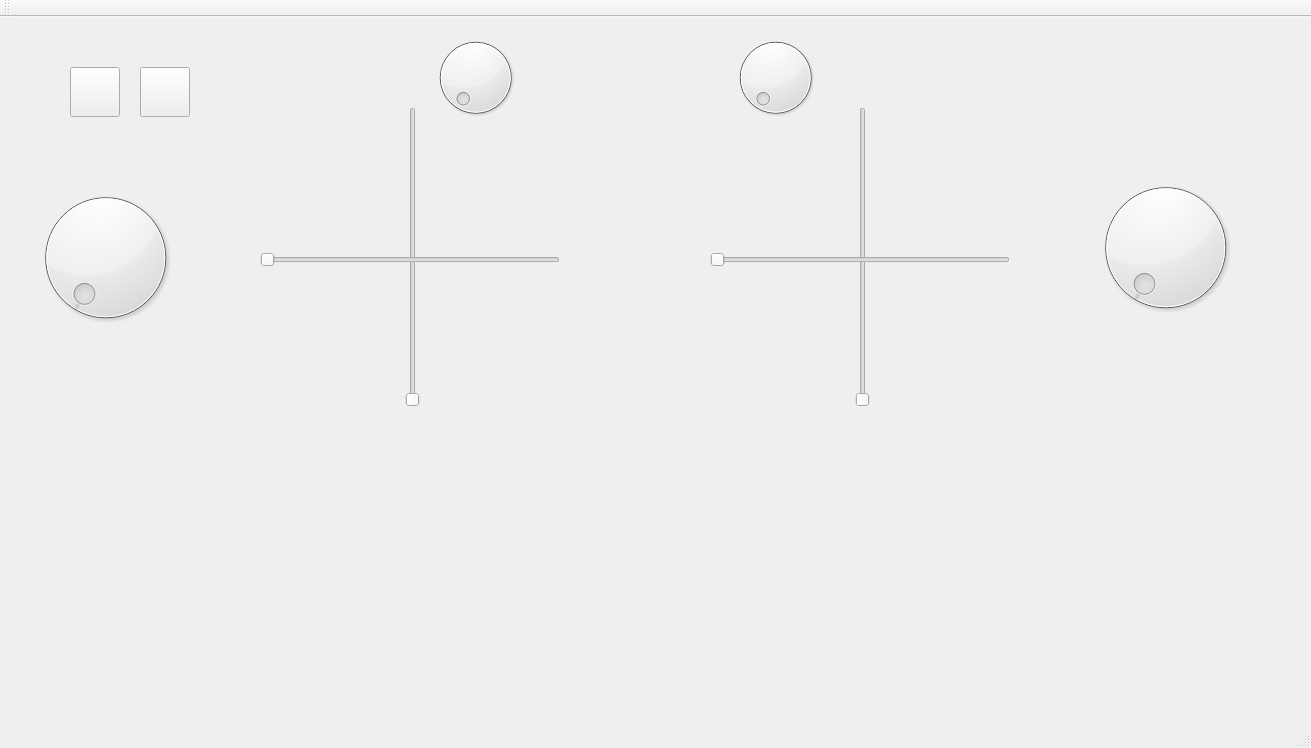
<?xml version="1.0" encoding="UTF-8"?>
<ui version="4.0">
 <class>MainWindow</class>
 <widget class="QMainWindow" name="MainWindow">
  <property name="geometry">
   <rect>
    <x>0</x>
    <y>0</y>
    <width>1311</width>
    <height>748</height>
   </rect>
  </property>
  <property name="windowTitle">
   <string>MainWindow</string>
  </property>
  <widget class="QWidget" name="centralWidget">
   <widget class="QSlider" name="leftYAxis">
    <property name="geometry">
     <rect>
      <x>400</x>
      <y>90</y>
      <width>26</width>
      <height>300</height>
     </rect>
    </property>
    <property name="orientation">
     <enum>Qt::Vertical</enum>
    </property>
   </widget>
   <widget class="QSlider" name="leftXAxis">
    <property name="geometry">
     <rect>
      <x>260</x>
      <y>230</y>
      <width>300</width>
      <height>26</height>
     </rect>
    </property>
    <property name="orientation">
     <enum>Qt::Horizontal</enum>
    </property>
   </widget>
   <widget class="QSlider" name="rightYAxis">
    <property name="geometry">
     <rect>
      <x>850</x>
      <y>90</y>
      <width>26</width>
      <height>300</height>
     </rect>
    </property>
    <property name="orientation">
     <enum>Qt::Vertical</enum>
    </property>
   </widget>
   <widget class="QSlider" name="rightXAxis">
    <property name="geometry">
     <rect>
      <x>710</x>
      <y>230</y>
      <width>300</width>
      <height>26</height>
     </rect>
    </property>
    <property name="orientation">
     <enum>Qt::Horizontal</enum>
    </property>
   </widget>
   <widget class="QDial" name="leftThrottle">
    <property name="geometry">
     <rect>
      <x>30</x>
      <y>160</y>
      <width>151</width>
      <height>161</height>
     </rect>
    </property>
   </widget>
   <widget class="QDial" name="rightThrottle">
    <property name="geometry">
     <rect>
      <x>1090</x>
      <y>150</y>
      <width>151</width>
      <height>161</height>
     </rect>
    </property>
   </widget>
   <widget class="QDial" name="axisS1">
    <property name="geometry">
     <rect>
      <x>430</x>
      <y>10</y>
      <width>91</width>
      <height>101</height>
     </rect>
    </property>
   </widget>
   <widget class="QDial" name="axisS2">
    <property name="geometry">
     <rect>
      <x>730</x>
      <y>10</y>
      <width>91</width>
      <height>101</height>
     </rect>
    </property>
   </widget>
   <widget class="QPushButton" name="btnSA">
    <property name="geometry">
     <rect>
      <x>70</x>
      <y>50</y>
      <width>50</width>
      <height>50</height>
     </rect>
    </property>
    <property name="text">
     <string/>
    </property>
   </widget>
   <widget class="QPushButton" name="btnSB">
    <property name="geometry">
     <rect>
      <x>140</x>
      <y>50</y>
      <width>50</width>
      <height>50</height>
     </rect>
    </property>
    <property name="text">
     <string/>
    </property>
   </widget>
  </widget>
  <widget class="QMenuBar" name="menuBar">
   <property name="geometry">
    <rect>
     <x>0</x>
     <y>0</y>
     <width>1311</width>
     <height>30</height>
    </rect>
   </property>
  </widget>
  <widget class="QToolBar" name="mainToolBar">
   <attribute name="toolBarArea">
    <enum>TopToolBarArea</enum>
   </attribute>
   <attribute name="toolBarBreak">
    <bool>false</bool>
   </attribute>
  </widget>
  <widget class="QStatusBar" name="statusBar"/>
 </widget>
 <layoutdefault spacing="6" margin="11"/>
 <resources/>
 <connections/>
</ui>
